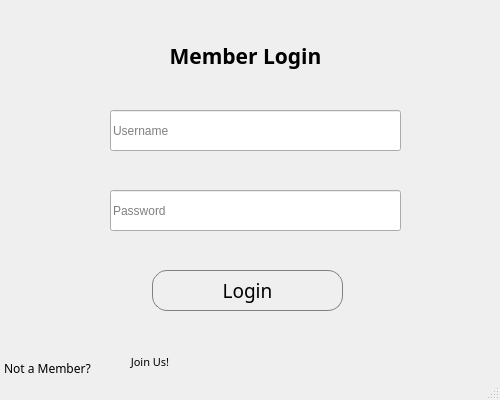
<?xml version="1.0" encoding="UTF-8"?>
<ui version="4.0">
 <class>loginScreen</class>
 <widget class="QMainWindow" name="loginScreen">
  <property name="geometry">
   <rect>
    <x>0</x>
    <y>0</y>
    <width>500</width>
    <height>400</height>
   </rect>
  </property>
  <property name="minimumSize">
   <size>
    <width>500</width>
    <height>400</height>
   </size>
  </property>
  <property name="maximumSize">
   <size>
    <width>500</width>
    <height>400</height>
   </size>
  </property>
  <property name="windowTitle">
   <string>MainWindow</string>
  </property>
  <widget class="QWidget" name="centralwidget">
   <widget class="QLabel" name="memLoginText">
    <property name="geometry">
     <rect>
      <x>150</x>
      <y>20</y>
      <width>191</width>
      <height>71</height>
     </rect>
    </property>
    <property name="font">
     <font>
      <family>SF Mono</family>
      <pointsize>16</pointsize>
      <weight>75</weight>
      <italic>false</italic>
      <bold>true</bold>
      <kerning>true</kerning>
     </font>
    </property>
    <property name="text">
     <string>Member Login</string>
    </property>
    <property name="alignment">
     <set>Qt::AlignCenter</set>
    </property>
   </widget>
   <widget class="QLineEdit" name="usernameEdit">
    <property name="geometry">
     <rect>
      <x>110</x>
      <y>110</y>
      <width>291</width>
      <height>41</height>
     </rect>
    </property>
    <property name="text">
     <string/>
    </property>
    <property name="placeholderText">
     <string>Username</string>
    </property>
   </widget>
   <widget class="QLineEdit" name="passwordEdit">
    <property name="geometry">
     <rect>
      <x>110</x>
      <y>190</y>
      <width>291</width>
      <height>41</height>
     </rect>
    </property>
    <property name="echoMode">
     <enum>QLineEdit::Password</enum>
    </property>
    <property name="placeholderText">
     <string>Password</string>
    </property>
   </widget>
   <widget class="QLabel" name="userIcon">
    <property name="geometry">
     <rect>
      <x>59</x>
      <y>115</y>
      <width>28</width>
      <height>30</height>
     </rect>
    </property>
    <property name="text">
     <string/>
    </property>
    <property name="pixmap">
     <pixmap>../Icons/userIcon.png</pixmap>
    </property>
    <property name="scaledContents">
     <bool>true</bool>
    </property>
    <property name="alignment">
     <set>Qt::AlignCenter</set>
    </property>
   </widget>
   <widget class="QLabel" name="passIcon">
    <property name="geometry">
     <rect>
      <x>59</x>
      <y>198</y>
      <width>34</width>
      <height>27</height>
     </rect>
    </property>
    <property name="text">
     <string/>
    </property>
    <property name="pixmap">
     <pixmap>../Icons/passwordIcon.png</pixmap>
    </property>
    <property name="scaledContents">
     <bool>true</bool>
    </property>
   </widget>
   <widget class="QPushButton" name="loginButton">
    <property name="geometry">
     <rect>
      <x>152</x>
      <y>270</y>
      <width>191</width>
      <height>41</height>
     </rect>
    </property>
    <property name="font">
     <font>
      <family>SF Mono</family>
      <pointsize>14</pointsize>
     </font>
    </property>
    <property name="styleSheet">
     <string notr="true">QPushButton{
	border: 1px solid gray;
	border-radius: 15px;
}

QPushButton:hover {
    border: 1px solid white;
}</string>
    </property>
    <property name="text">
     <string>Login</string>
    </property>
   </widget>
   <widget class="QLabel" name="notAMemText">
    <property name="geometry">
     <rect>
      <x>4</x>
      <y>353</y>
      <width>96</width>
      <height>31</height>
     </rect>
    </property>
    <property name="font">
     <font>
      <family>SF Mono</family>
     </font>
    </property>
    <property name="text">
     <string>Not a Member?</string>
    </property>
   </widget>
   <widget class="QPushButton" name="joinButton">
    <property name="geometry">
     <rect>
      <x>102</x>
      <y>351</y>
      <width>96</width>
      <height>21</height>
     </rect>
    </property>
    <property name="minimumSize">
     <size>
      <width>96</width>
      <height>21</height>
     </size>
    </property>
    <property name="maximumSize">
     <size>
      <width>96</width>
      <height>21</height>
     </size>
    </property>
    <property name="font">
     <font>
      <family>SF Mono</family>
      <pointsize>8</pointsize>
     </font>
    </property>
    <property name="styleSheet">
     <string notr="true">QPushButton{
	border: 0px solid white;
}

QPushButton:hover {
    border: 0px solid white;
}</string>
    </property>
    <property name="text">
     <string>Join Us!</string>
    </property>
    <property name="default">
     <bool>false</bool>
    </property>
   </widget>
   <zorder>memLoginText</zorder>
   <zorder>passwordEdit</zorder>
   <zorder>userIcon</zorder>
   <zorder>usernameEdit</zorder>
   <zorder>passIcon</zorder>
   <zorder>loginButton</zorder>
   <zorder>notAMemText</zorder>
   <zorder>joinButton</zorder>
  </widget>
  <widget class="QStatusBar" name="statusbar"/>
 </widget>
 <resources/>
 <connections/>
</ui>
